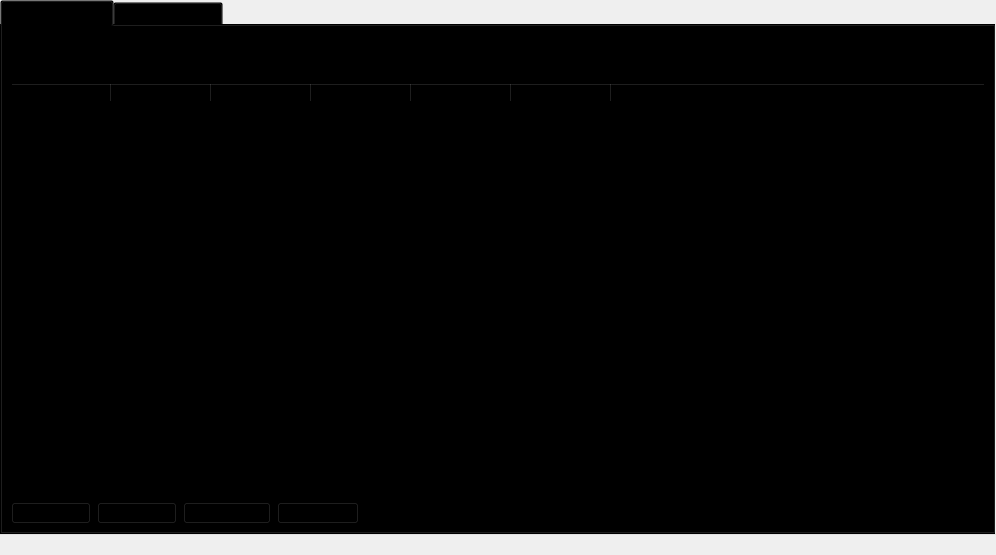
<?xml version="1.0" encoding="UTF-8"?>
<ui version="4.0">
 <class>MasternodeList</class>
 <widget class="QWidget" name="MasternodeList">
  <property name="geometry">
   <rect>
    <x>0</x>
    <y>0</y>
    <width>996</width>
    <height>555</height>
   </rect>
  </property>
  <property name="windowTitle">
   <string>Form</string>
  </property>
  <layout class="QVBoxLayout" name="topLayout">
   <property name="leftMargin">
    <number>0</number>
   </property>
   <property name="topMargin">
    <number>0</number>
   </property>
   <property name="rightMargin">
    <number>0</number>
   </property>
   <property name="bottomMargin">
    <number>0</number>
   </property>
   <item>
    <layout class="QVBoxLayout" name="verticalLayout">
     <property name="bottomMargin">
      <number>0</number>
     </property>
     <item>
      <widget class="QTabWidget" name="tabWidget">
       <property name="styleSheet">
        <string notr="true">background-color: transparent;</string>
       </property>
       <property name="currentIndex">
        <number>0</number>
       </property>
       <widget class="QWidget" name="tabMyMasternodes">
        <property name="styleSheet">
         <string notr="true"/>
        </property>
        <attribute name="title">
         <string>My Masternodes</string>
        </attribute>
        <layout class="QGridLayout" name="gridLayout_2">
         <item row="0" column="0">
          <layout class="QVBoxLayout" name="verticalLayout_2">
           <property name="bottomMargin">
            <number>0</number>
           </property>
           <item>
            <layout class="QHBoxLayout" name="horizontalLayout_note">
             <property name="bottomMargin">
              <number>0</number>
             </property>
             <item>
              <widget class="QLabel" name="updateNote">
               <property name="text">
                <string>Note: Status of your masternodes in local wallet can potentially be slightly incorrect.&lt;br /&gt;Always wait for wallet to sync additional data and then double check from another node&lt;br /&gt;if your node should be running but you still see &quot;MISSING&quot; in &quot;Status&quot; field.</string>
               </property>
              </widget>
             </item>
            </layout>
           </item>
           <item>
            <widget class="QTableWidget" name="tableWidgetMyMasternodes">
             <property name="minimumSize">
              <size>
               <width>695</width>
               <height>0</height>
              </size>
             </property>
             <property name="styleSheet">
              <string notr="true"/>
             </property>
             <property name="editTriggers">
              <set>QAbstractItemView::NoEditTriggers</set>
             </property>
             <property name="alternatingRowColors">
              <bool>false</bool>
             </property>
             <property name="selectionMode">
              <enum>QAbstractItemView::SingleSelection</enum>
             </property>
             <property name="selectionBehavior">
              <enum>QAbstractItemView::SelectRows</enum>
             </property>
             <property name="showGrid">
              <bool>false</bool>
             </property>
             <property name="sortingEnabled">
              <bool>true</bool>
             </property>
             <attribute name="horizontalHeaderStretchLastSection">
              <bool>true</bool>
             </attribute>
             <column>
              <property name="text">
               <string>Alias</string>
              </property>
             </column>
             <column>
              <property name="text">
               <string>Address</string>
              </property>
             </column>
             <column>
              <property name="text">
               <string>Protocol</string>
              </property>
             </column>
             <column>
              <property name="text">
               <string>Status</string>
              </property>
             </column>
             <column>
              <property name="text">
               <string>Active</string>
              </property>
             </column>
             <column>
              <property name="text">
               <string>Last Seen (UTC)</string>
              </property>
             </column>
             <column>
              <property name="text">
               <string>Pubkey</string>
              </property>
             </column>
            </widget>
           </item>
           <item>
            <layout class="QHBoxLayout" name="horizontalLayout_5">
             <property name="bottomMargin">
              <number>0</number>
             </property>
             <item>
              <widget class="QPushButton" name="startButton">
               <property name="text">
                <string>S&amp;tart alias</string>
               </property>
              </widget>
             </item>
             <item>
              <widget class="QPushButton" name="startAllButton">
               <property name="text">
                <string>Start &amp;all</string>
               </property>
              </widget>
             </item>
             <item>
              <widget class="QPushButton" name="startMissingButton">
               <property name="text">
                <string>Start &amp;MISSING</string>
               </property>
              </widget>
             </item>
             <item>
              <widget class="QPushButton" name="UpdateButton">
               <property name="text">
                <string>&amp;Update status</string>
               </property>
              </widget>
             </item>
             <item>
              <widget class="QLabel" name="autoupdate_label">
               <property name="text">
                <string>Status will be updated automatically in (sec):</string>
               </property>
              </widget>
             </item>
             <item>
              <widget class="QLabel" name="secondsLabel">
               <property name="text">
                <string>0</string>
               </property>
              </widget>
             </item>
             <item>
              <spacer name="horizontalSpacer_5">
               <property name="orientation">
                <enum>Qt::Horizontal</enum>
               </property>
               <property name="sizeHint" stdset="0">
                <size>
                 <width>40</width>
                 <height>20</height>
                </size>
               </property>
              </spacer>
             </item>
            </layout>
           </item>
          </layout>
         </item>
        </layout>
       </widget>
       <widget class="QWidget" name="tabAllMasternodes">
        <property name="styleSheet">
         <string notr="true"/>
        </property>
        <attribute name="title">
         <string>All Masternodes</string>
        </attribute>
        <layout class="QGridLayout" name="gridLayout">
         <item row="1" column="0">
          <widget class="QTableWidget" name="tableWidgetMasternodes">
           <property name="styleSheet">
            <string notr="true">background-color: transparent;</string>
           </property>
           <property name="editTriggers">
            <set>QAbstractItemView::NoEditTriggers</set>
           </property>
           <property name="alternatingRowColors">
            <bool>false</bool>
           </property>
           <property name="selectionBehavior">
            <enum>QAbstractItemView::SelectRows</enum>
           </property>
           <property name="showGrid">
            <bool>false</bool>
           </property>
           <property name="sortingEnabled">
            <bool>true</bool>
           </property>
           <attribute name="horizontalHeaderStretchLastSection">
            <bool>true</bool>
           </attribute>
           <column>
            <property name="text">
             <string>Address</string>
            </property>
           </column>
           <column>
            <property name="text">
             <string>Protocol</string>
            </property>
           </column>
           <column>
            <property name="text">
             <string>Status</string>
            </property>
           </column>
           <column>
            <property name="text">
             <string>Active</string>
            </property>
           </column>
           <column>
            <property name="text">
             <string>Last Seen (UTC)</string>
            </property>
           </column>
           <column>
            <property name="text">
             <string>Pubkey</string>
            </property>
           </column>
          </widget>
         </item>
         <item row="0" column="0">
          <layout class="QHBoxLayout" name="horizontalLayout_3">
           <property name="bottomMargin">
            <number>0</number>
           </property>
           <item>
            <widget class="QLabel" name="label_filter">
             <property name="text">
              <string>Filter List:</string>
             </property>
            </widget>
           </item>
           <item>
            <widget class="QLineEdit" name="filterLineEdit">
             <property name="toolTip">
              <string>Filter masternode list</string>
             </property>
            </widget>
           </item>
           <item>
            <spacer name="horizontalSpacer_3">
             <property name="orientation">
              <enum>Qt::Horizontal</enum>
             </property>
             <property name="sizeHint" stdset="0">
              <size>
               <width>10</width>
               <height>20</height>
              </size>
             </property>
            </spacer>
           </item>
           <item>
            <widget class="QLabel" name="label_count">
             <property name="text">
              <string>Node Count:</string>
             </property>
            </widget>
           </item>
           <item>
            <widget class="QLabel" name="countLabel">
             <property name="text">
              <string>0</string>
             </property>
            </widget>
           </item>
          </layout>
         </item>
        </layout>
       </widget>
      </widget>
     </item>
     <item>
      <spacer name="horizontalSpacer0">
       <property name="orientation">
        <enum>Qt::Horizontal</enum>
       </property>
       <property name="sizeHint" stdset="0">
        <size>
         <width>40</width>
         <height>20</height>
        </size>
       </property>
      </spacer>
     </item>
    </layout>
   </item>
  </layout>
 </widget>
 <resources/>
 <connections/>
</ui>
